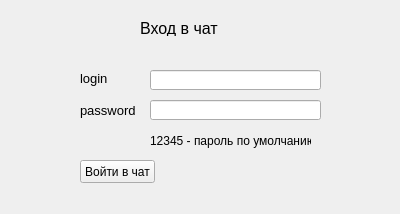
<?xml version="1.0" encoding="UTF-8"?>
<ui version="4.0">
 <class>Form</class>
 <widget class="QWidget" name="Form">
  <property name="geometry">
   <rect>
    <x>0</x>
    <y>0</y>
    <width>400</width>
    <height>214</height>
   </rect>
  </property>
  <property name="windowTitle">
   <string>Form</string>
  </property>
  <widget class="QLineEdit" name="loginLineEdit">
   <property name="geometry">
    <rect>
     <x>150</x>
     <y>70</y>
     <width>171</width>
     <height>20</height>
    </rect>
   </property>
  </widget>
  <widget class="QLineEdit" name="passwordLineEdit">
   <property name="geometry">
    <rect>
     <x>150</x>
     <y>100</y>
     <width>171</width>
     <height>20</height>
    </rect>
   </property>
  </widget>
  <widget class="QLabel" name="label">
   <property name="geometry">
    <rect>
     <x>140</x>
     <y>20</y>
     <width>141</width>
     <height>16</height>
    </rect>
   </property>
   <property name="styleSheet">
    <string notr="true">font: 12pt;</string>
   </property>
   <property name="text">
    <string>Вход в чат</string>
   </property>
  </widget>
  <widget class="QLabel" name="label_2">
   <property name="geometry">
    <rect>
     <x>80</x>
     <y>70</y>
     <width>47</width>
     <height>16</height>
    </rect>
   </property>
   <property name="styleSheet">
    <string notr="true">font: 10pt;</string>
   </property>
   <property name="text">
    <string>login</string>
   </property>
  </widget>
  <widget class="QLabel" name="label_3">
   <property name="geometry">
    <rect>
     <x>80</x>
     <y>100</y>
     <width>61</width>
     <height>21</height>
    </rect>
   </property>
   <property name="styleSheet">
    <string notr="true">font: 10pt;</string>
   </property>
   <property name="text">
    <string>password</string>
   </property>
  </widget>
  <widget class="QLabel" name="label_4">
   <property name="geometry">
    <rect>
     <x>150</x>
     <y>130</y>
     <width>161</width>
     <height>21</height>
    </rect>
   </property>
   <property name="text">
    <string>12345 - пароль по умолчанию</string>
   </property>
  </widget>
  <widget class="QPushButton" name="submitLoginPushButton">
   <property name="geometry">
    <rect>
     <x>80</x>
     <y>160</y>
     <width>75</width>
     <height>23</height>
    </rect>
   </property>
   <property name="text">
    <string>Войти в чат</string>
   </property>
  </widget>
  <widget class="QLabel" name="errorLoginLabel">
   <property name="enabled">
    <bool>true</bool>
   </property>
   <property name="geometry">
    <rect>
     <x>150</x>
     <y>40</y>
     <width>211</width>
     <height>21</height>
    </rect>
   </property>
   <property name="styleSheet">
    <string notr="true">color: red;</string>
   </property>
   <property name="text">
    <string/>
   </property>
  </widget>
 </widget>
 <resources/>
 <connections/>
</ui>
